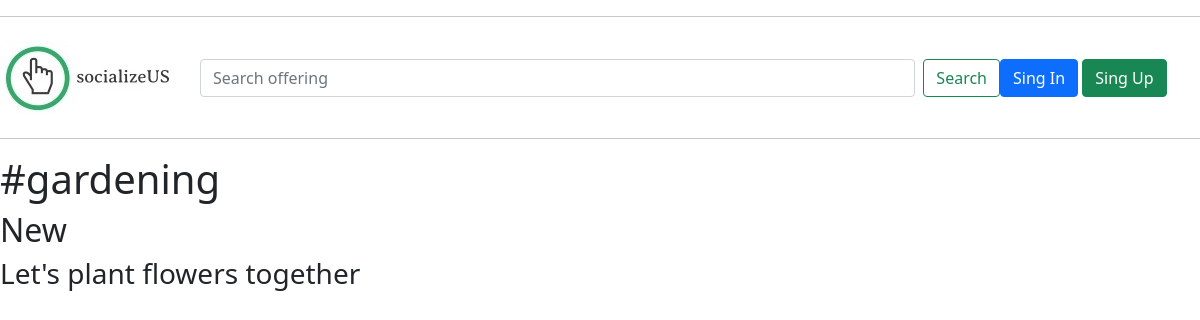
The app's page /offerings/2adc7a11-e204-40fc-9ecd-9050cc966d6b/ with its own data.
### base/models.py (models this page shows, shortened)
class Offering(models.Model):
    serviceID = models.UUIDField(primary_key = True, default = uuid.uuid4, editable = False)
    tag = models.ForeignKey(Tag, on_delete=models.CASCADE, null=True)
    status = models.CharField(max_length=10,default='New')
    providerID = models.ForeignKey(User, on_delete=models.CASCADE)
    keywords = models.CharField(max_length=100)
    serviceInfo = models.TextField(max_length=200,null=True,blank=True)
    startingDate = models.DateTimeField(editable=True,default=timezone.now())
    duration = models.PositiveIntegerField(editable=True,default=1)
    meetingType = models.CharField(max_length=10,default='FaceToFace')
    location = models.CharField(max_length=50)
    capacity = models.PositiveIntegerField(editable=True,default=1)
    deadlineForUpdate = models.DateTimeField(editable=True,default=timezone.now())
    updated = models.DateTimeField(auto_now=True)
    created = models.DateTimeField(auto_now_add=True)
    class Meta:
        ordering = ['-updated','-created']

### base/views.py (the view)
# urls.py: path('offerings/<str:ofnum>/', views.offerings, name ="offerings"),
def offerings(request, ofnum):
    offer = Offering.objects.get(serviceID=ofnum)
    context = {'offers':offer}
    return render(request, 'base/offerings.html', context)

### base/templates/base/offerings.html
{% extends 'main.html' %}
{% block content %}
<h1> {{ offers.keywords }}</h1>
<h2> {{ offers.status }}</h2>
<h3> {{ offers.serviceInfo }}</h3>
{% endblock content %}

### records on screen
Offering: keywords "#gardening", status "New", serviceInfo "Let's plant flowers together"
